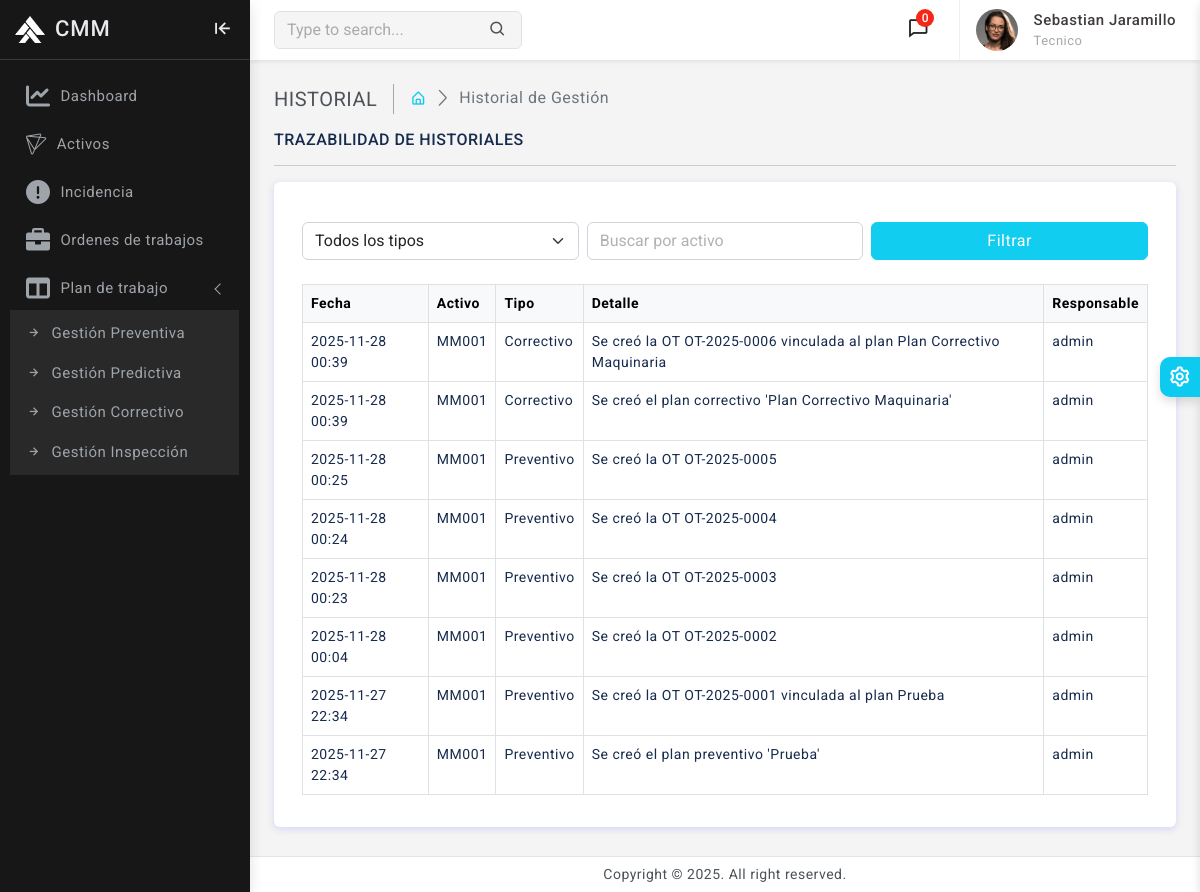
/historiales/Historial (signed in), run on the app's committed database.
### usuarios/models.py (models this page shows, shortened)
class PerfilUsuario(models.Model):
    usuario     = models.OneToOneField(Usuario, on_delete=models.CASCADE)
    nombre      = models.CharField(max_length=50)
    apellido    = models.CharField(max_length=50)
    documento   = models.IntegerField(unique=True)
    telefono    = models.IntegerField(unique=True)
    cargo       = models.ForeignKey(Cargo, on_delete=models.CASCADE, related_name="Cargo")
    def full_name(self):
        return f'{self.nombre} {self.apellido}'

class Cargo(models.Model):
    CARGO_CHOICES = [
        ('Administrador', 'Administrador'),
        ('Supervisor', 'Supervisor'),
        ('Tecnico', 'Tecnico'),
    ]
    cargo  = models.CharField(max_length=50, choices=CARGO_CHOICES, default='Tecnico')
    def __str__(self):
        return self.cargo

class Usuario(AbstractBaseUser, PermissionsMixin):
    username                = models.CharField(max_length=50, unique=True)
    email                   = models.EmailField(max_length=100, unique=True)
    date_joined             = models.DateTimeField(auto_now_add=True)
    last_login              = models.DateTimeField(auto_now_add=True)
    is_staff                = models.BooleanField(default=False)
    is_active               = models.BooleanField(default=False)
    is_superuser            = models.BooleanField(default=False)
    USERNAME_FIELD = 'username'
    REQUIRED_FIELDS = ['email']
    objects = MyAccountManager()
    def __str__(self):
        return self.username

### historial/models.py (models this page shows, shortened)
class HistorialGestion(models.Model):
    MMT_TIPO_CHOICES = [
        ('preventivo', 'Preventivo'),
        ('predictivo', 'Predictivo'),
        ('correctivo', 'Correctivo'),
        ('inspeccion', 'Inspección'),
    ]
    activo = models.ForeignKey(Activo, on_delete=models.CASCADE, related_name='activo_historial', verbose_name="Activo")
    fecha_evento = models.DateTimeField(auto_now_add=True)
    referencia_id = models.PositiveIntegerField() # Código del plan u OT
    mmt_tipo = models.CharField(max_length=20, choices=MMT_TIPO_CHOICES, db_index=True, verbose_name="Tipo de mantenimiento")
    detalle_evento = models.TextField(verbose_name="Detalle del evento")
    usuario = models.ForeignKey(settings.AUTH_USER_MODEL, on_delete=models.SET_NULL, null=True, blank=True, related_name='historial_user')
    class Meta:
        verbose_name = 'Historial de gestión'
        verbose_name_plural = 'Historiales de gestión'
        ordering = ['-fecha_evento']
        indexes = [
            models.Index(fields=['mmt_tipo', 'fecha_evento']),
            models.Index(fields=['activo', 'fecha_evento']),
        ]

### activos/models.py (models this page shows, shortened)
class Activo(models.Model):
    ESTADOS_OPERATIVOS_CHOICES = [
        ('operativo', 'Operativo'),
        ('inoperativo', 'Inoperativo'),
        ('mantenimiento', 'En mantenimiento'),
        ('retirado', 'Retirado'),
    ]
    codigo = models.CharField(max_length=50, unique=True, db_index=True)
    nombre = models.CharField(max_length=120)
    tipo = models.CharField(max_length=60, db_index=True)
    ubicacion = models.CharField(max_length=120, db_index=True)
    estado_operativo = models.CharField(max_length=20, choices=ESTADOS_OPERATIVOS_CHOICES, default='operativo', db_index=True)
    fecha_registro = models.DateTimeField(auto_now_add=True)
    class Meta:
        verbose_name = 'Activo'
        verbose_name_plural = 'Activos'
        indexes = [
            models.Index(fields=['tipo']),
            models.Index(fields=['ubicacion']),
            models.Index(fields=['estado_operativo']),
        ]
        constraints = [
            models.UniqueConstraint(fields=['codigo'], name='uq_activo_codigo'),
        ]

### historial/views.py (the view)
# urls.py: path('Historial', views.trazabilidad_historial, name='historial'),
@login_required(login_url='login')
def trazabilidad_historial(request):
    historial = HistorialGestion.objects.select_related('activo').order_by('-fecha_evento')
    tipo_filtro = request.GET.get('tipo')
    activo_filtro = request.GET.get('activo')
    if tipo_filtro:
        historial = historial.filter(mmt_tipo=tipo_filtro)
    if activo_filtro:
        historial = historial.filter(activo__codigo__icontains=activo_filtro)
    return render(request, 'historial/historial.html', {
        'historial': historial,
        'tipos': HistorialGestion.MMT_TIPO_CHOICES,
    })

### CMM/context_processors.py (called while the page is built)
def global_context(request):
    user = None
    perfil = None
    if request.user.is_authenticated:
        user = request.user
        perfil = PerfilUsuario.objects.filter(usuario=request.user).first()
    return {
        'perfil': perfil,
        'user': user,
    }

### templates/historial/historial.html (shortened to what this page needs)
{% extends 'base.html' %}
{% block content %}
    <div class="page-wrapper">
        <div class="page-content">
            <div class="page-breadcrumb d-none d-sm-flex align-items-center mb-3">
                <div class="breadcrumb-title pe-3">HISTORIAL</div>
                <div class="ps-3">
                    <nav aria-label="breadcrumb">
                        <ol class="breadcrumb mb-0 p-0">
                            <li class="breadcrumb-item"><a href="{% url 'home' %}"><i class="bx bx-home-alt text-info"></i></a></li>
                            <li class="breadcrumb-item active" aria-current="page">Historial de Gestión</li>
                        </ol>
                    </nav>
                </div>
            </div>
            <h6 class="mb-0 text-uppercase">Trazabilidad de Historiales</h6>
            <hr />
            <div class="card">
                <div class="card-body">
                   <div class="container mt-4">
                        <form method="get" class="row g-2 mb-4">
                            <div class="col-md-4">
                                <select name="tipo" class="form-select">
                                    <option value="">Todos los tipos</option>
                                </select>
                            </div>
                            <div class="col-md-4">
                                <input type="text" name="activo" class="form-control" placeholder="Buscar por activo" value="{{ request.GET.activo }}">
                            </div>
                            <div class="col-md-4">
                                <button type="submit" class="btn btn-info w-100">Filtrar</button>
                            </div>
                        </form>
                        <table class="table table-bordered table-hover">
                            <thead class="table-light">
                                <tr>
                                    <th>Fecha</th>
                                    <th>Activo</th>
                                    <th>Tipo</th>
                                    <th>Detalle</th>
                                    <th>Responsable</th>
                                </tr>
                            </thead>
                            <tbody>
                                {% for registro in historial %}
                                <tr>
                                    <td>{{ registro.fecha_evento|date:"Y-m-d H:i" }}</td>
                                    <td>{{ registro.activo.codigo }}</td>
                                    <td>{{ registro.get_mmt_tipo_display }}</td>
                                    <td>{{ registro.detalle_evento }}</td>
                                    <td>{{ registro.usuario }}</td>
                                </tr>
                                {% empty %}
                                <tr>
                                    <td colspan="5" class="text-center text-muted">No hay registros disponibles.</td>
                                </tr>
                                {% endfor %}
                            </tbody>
                        </table>
                    </div>
                </div>
            </div>
        </div>
    </div>
{% endblock %}

### templates/includes/navbar.html (shortened to what this page needs)
{% load static %}
<header>
    <div class="topbar d-flex align-items-center">
        <nav class="navbar navbar-expand">
            <div class="search-bar flex-grow-1">
                <div class="position-relative search-bar-box">
                    <input type="text" class="form-control search-control" placeholder="Type to search..."> <span class="position-absolute top-50 search-show translate-middle-y"><i class='bx bx-search'></i></span>
                </div>
            </div>
            <div class="top-menu ms-auto">
                <ul class="navbar-nav align-items-center">
                    <li class="nav-item dropdown dropdown-large">
                        <a class="nav-link dropdown-toggle dropdown-toggle-nocaret position-relative" href="#" role="button" data-bs-toggle="dropdown" aria-expanded="false"> <span class="alert-count">0</span>
                            <i class='bx bx-comment'></i>
                        </a>
                    </li>
                </ul>
            </div>
            <div class="user-box dropdown">
                <a class="d-flex align-items-center nav-link dropdown-toggle dropdown-toggle-nocaret" href="#" role="button" data-bs-toggle="dropdown" aria-expanded="false">
                    <img src="{% static 'images/avatars/avatar-2.png' %}" class="user-img" alt="user avatar">
                    <div class="user-info ps-3">
                        <p class="user-name mb-0"> {{perfil.full_name}} </p>
                        <p class="designattion mb-0">{{perfil.cargo}}</p>
                    </div>
                </a>
            </div>
        </nav>
    </div>
</header>

### CMM/static/css/app.css (style rules this page uses)
body { font-size: 14px; color: #4c5258; letter-spacing: .5px; background-color: #f4f4f4; overflow-x: hidden; font-family: Roboto, sans-serif }
a { text-decoration: none }
.topbar { position: fixed; top: 0; left: 250px; right: 0; height: 60px; background: #fff; border-bottom: 1px solid rgb(228 228 228 / 0%); z-index: 10; box-shadow: 0 .125rem .25rem rgba(0, 0, 0, .075)!important }
.topbar .navbar { width: 100%; height: 60px; padding-left: 1.5rem; padding-right: 1.5rem; }
.page-wrapper { height: 100%; margin-top: 60px; margin-bottom: 30px; margin-left: 250px }
.page-content { padding: 1.5rem 1.5rem 0.7rem 1.5rem }
.breadcrumb-title { font-size: 20px; border-right: 1.5px solid #aaa4a4 }
.page-breadcrumb .breadcrumb li.breadcrumb-item { font-size: 16px }
.page-breadcrumb .breadcrumb-item+.breadcrumb-item::before { display: inline-block; padding-right: .5rem; color: #6c757d; font-family: LineIcons; content: "\ea5c" }
input::placeholder { color: #000!important; opacity: .3!important }
.search-bar-box { width: 40% }
.search-control { background-color: #f6f5f5; border: 1px solid #e1e1e1; padding-right: 2.5rem }
.search-show { font-size: 18px; right: 15px }
.topbar .navbar .navbar-nav .nav-link { padding-right: .8rem; padding-left: .8rem; color: #252323; font-size: 22px }
.dropdown-toggle-nocaret:after { display: none }
.alert-count { position: absolute; top: 5px; left: 22px; width: 18px; height: 18px; display: flex; align-items: center; justify-content: center; border-radius: 50%; font-size: 12px; font-weight: 500; color: #fff; background: #f62718 }
.user-img { width: 42px; height: 42px; border-radius: 50%; border: 0 solid #e5e5e5; padding: 0; margin-left: 1rem; }
.user-info .user-name { font-size: 15px; font-weight: 500; color: #413c3c }
.user-info .designattion { font-size: 13px; color: #a9a8a8 }
.user-box { display: flex; align-items: center; height: 60px; border-left: 1px solid #f0f0f0; margin-left: 1rem }
.dropdown-large { position: relative }

### data on the page
PerfilUsuario: full_name "Sebastian Jaramillo", cargo "Tecnico"
HistorialGestion: fecha_evento "2025-11-28 00:39", activo.codigo "MM001", mmt_tipo "Correctivo", detalle_evento "Se creó la OT OT-2025-0006 vinculada al plan Plan Correctivo Maquinaria", usuario "admin"
HistorialGestion: fecha_evento "2025-11-28 00:39", activo.codigo "MM001", mmt_tipo "Correctivo", detalle_evento "Se creó el plan correctivo 'Plan Correctivo Maquinaria'", usuario "admin"
HistorialGestion: fecha_evento "2025-11-28 00:25", activo.codigo "MM001", mmt_tipo "Preventivo", detalle_evento "Se creó la OT OT-2025-0005", usuario "admin"
HistorialGestion: fecha_evento "2025-11-28 00:24", activo.codigo "MM001", mmt_tipo "Preventivo", detalle_evento "Se creó la OT OT-2025-0004", usuario "admin"
HistorialGestion: fecha_evento "2025-11-28 00:23", activo.codigo "MM001", mmt_tipo "Preventivo", detalle_evento "Se creó la OT OT-2025-0003", usuario "admin"
HistorialGestion: fecha_evento "2025-11-28 00:04", activo.codigo "MM001", mmt_tipo "Preventivo", detalle_evento "Se creó la OT OT-2025-0002", usuario "admin"
HistorialGestion: fecha_evento "2025-11-27 22:34", activo.codigo "MM001", mmt_tipo "Preventivo", detalle_evento "Se creó la OT OT-2025-0001 vinculada al plan Prueba", usuario "admin"
HistorialGestion: fecha_evento "2025-11-27 22:34", activo.codigo "MM001", mmt_tipo "Preventivo", detalle_evento "Se creó el plan preventivo 'Prueba'", usuario "admin"
